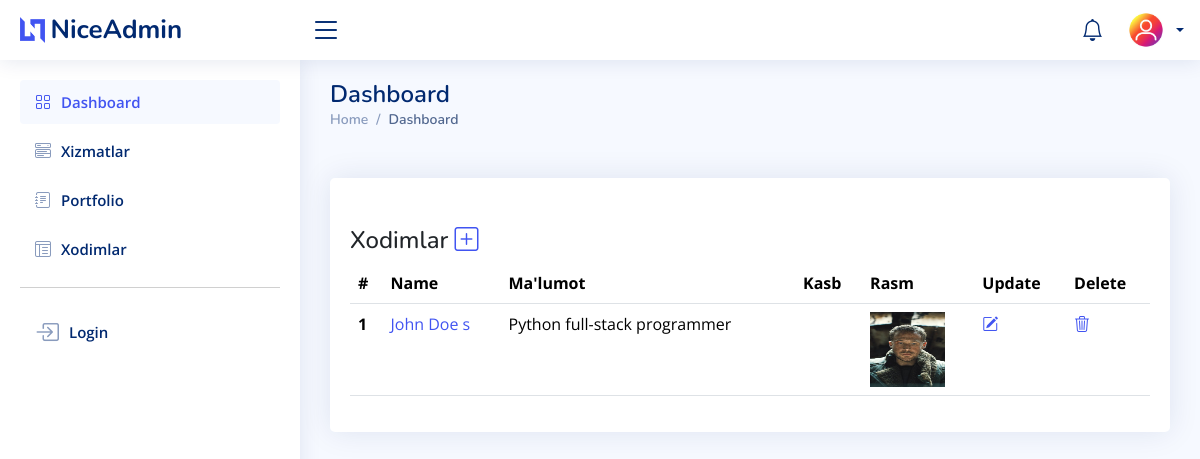
Page /dashboard/staff/list/ (signed in) on the committed database.
### users/models.py (models this page shows, shortened)
class User(AbstractUser):
    profile_image = models.ImageField(upload_to='profile_pics', default="default_profile_pic.jpg")
    @property
    def full_name(self):
        return f'{self.first_name} {self.last_name}'

### dashboard/models.py (models this page shows, shortened)
class Staff(models.Model):
    full_name = models.CharField(max_length=100)
    specialty = models.CharField(max_length=100)
    bio = models.TextField()
    image = models.ImageField(upload_to='staff/')
    twitter = models.URLField(max_length=255)
    facebook = models.URLField(max_length=255)
    instagram = models.URLField(max_length=255)
    linkedin = models.URLField(max_length=255)

### dashboard/views.py (the view)
# urls.py: path('staff/list/', StaffListView.as_view(), name='staff-list'),
class StaffListView(View):
    def get(self, request):
        staff = Staff.objects.all()
        context = {'staff': staff}
        return render(request, 'dashboard/staff/staff_list.html', context)

### templates/dashboard/staff/staff_list.html
{% extends 'dashboard/index.html' %}
{% block content %}
    <div class="card mt-xl-5">
            <div class="card-body mt-xl-5">
            <h4>Xodimlar <a href="{% url 'dashboard:staff-create' %}"><i class="bi bi-plus-square"></i></a></h4>
              <table class="table">
                <thead>
                  <tr>
                    <th scope="col">#</th>
                    <th scope="col">Name</th>
                    <th scope="col">Ma'lumot</th>
                    <th scope="col">Kasb</th>
                    <th scope="col">Rasm</th>
                    <th scope="col">Update</th>
                    <th scope="col">Delete</th>
                  </tr>
                </thead>
                <tbody>
                {% for person in staff %}
                  <tr>
                    <th scope="row">{{ forloop.counter }}</th>
                    <td><a href="{% url 'dashboard:services-detail' person.id %}">{{ person.full_name }}</a></td>
                    <td>{{ person.bio | truncatechars:50 }}</td>
                    <td>{{ person.speciality }}</td>
                    <td><img width="75" height="75" src="{{ person.image.url }}" alt=""></td>
                      <td><a href="{% url 'dashboard:staff-update' person.id %}"><i class="bi bi-pencil-square"></i></a></td>
                      <td><a href="{% url 'dashboard:staff-delete' person.id %}"><i class="bi bi-trash3"></i></a></td>
                  </tr>
                {% endfor %}
                </tbody>
              </table>
            </div>
          </div>
{% endblock %}

### templates/dashboard/index.html (shortened to what this page needs)
{% load static %}
<!DOCTYPE html>
<html lang="en">
<head>
  <link href="{% static 'dashboard/assets/vendor/bootstrap/css/bootstrap.min.css' %}" rel="stylesheet">
  <link href="{% static 'dashboard/assets/vendor/bootstrap-icons/bootstrap-icons.css' %}" rel="stylesheet">
  <link href="{% static 'dashboard/assets/vendor/boxicons/css/boxicons.min.css' %}" rel="stylesheet">
  <link href="{% static 'dashboard/assets/vendor/quill/quill.snow.css' %}" rel="stylesheet">
  <link href="{% static 'dashboard/assets/vendor/quill/quill.bubble.css' %}" rel="stylesheet">
  <link href="{% static 'dashboard/assets/vendor/remixicon/remixicon.css' %}" rel="stylesheet">
  <link href="{% static 'dashboard/assets/vendor/simple-datatables/style.css' %}" rel="stylesheet">
  <link href="{% static 'dashboard/assets/css/style.css' %}" rel="stylesheet">
</head>
<body>
  <header id="header" class="header fixed-top d-flex align-items-center">
    <div class="d-flex align-items-center justify-content-between">
      <a href="{% url 'dashboard:home' %}" class="logo d-flex align-items-center">
        <img src="{% static 'dashboard/assets/img/logo.png' %}" alt="">
        <span class="d-none d-lg-block">NiceAdmin</span>
      </a>
      <i class="bi bi-list toggle-sidebar-btn"></i>
    </div>
    <nav class="header-nav ms-auto">
      <ul class="d-flex align-items-center">
        <li class="nav-item d-block ">
          <a class="nav-link nav-icon" href="{% url 'users:contact-list' %}" >
            <i class="bi bi-bell"></i>
          </a>
        </li>
        <li class="nav-item dropdown">
        <li class="nav-item dropdown pe-3">
          <a class="nav-link nav-profile d-flex align-items-center pe-0" href="#" data-bs-toggle="dropdown">
            <img src="{{ request.user.profile_image.url }}" alt="Profile" class="rounded-circle">
            <span class="d-none d-md-block dropdown-toggle ps-2">{{ request.user.full_name }}</span>
          </a>
        </li>
      </ul>
    </nav>
  </header>
  <aside id="sidebar" class="sidebar">
    <ul class="sidebar-nav" id="sidebar-nav">
      <li class="nav-item">
        <a class="nav-link " href="{% url 'dashboard:home' %}">
          <i class="bi bi-grid"></i>
          <span>Dashboard</span>
        </a>
      </li>
      <li class="nav-item">
        <a class="nav-link collapsed" data-bs-target="#components-nav"  href="{% url 'dashboard:services-list' %}">
          <i class="bi bi-menu-button-wide"></i><span>Xizmatlar</span>
        </a>
      </li>
      <li class="nav-item">
        <a class="nav-link collapsed" data-bs-target="#forms-nav"  href="{% url 'dashboard:portfolio-list' %}">
          <i class="bi bi-journal-text"></i><span>Portfolio</span>
        </a>
      </li>
      <li class="nav-item">
        <a class="nav-link collapsed" data-bs-target="#tables-nav" href="{% url 'dashboard:staff-list' %}">
          <i class="bi bi-layout-text-window-reverse"></i><span>Xodimlar</span>
        </a>
      </li>
      <hr>
      <li class="nav-item">
        <a class="nav-link collapsed" href="{% url 'dashboard:login' %}">
         <i class="bi bi-box-arrow-in-right fs-4"></i>
          <span>Login</span>
        </a>
      </li>
    </ul>
  </aside>
  <main id="main" class="main">
    <div class="pagetitle">
      <h1>Dashboard</h1>
      <nav>
        <ol class="breadcrumb">
          <li class="breadcrumb-item"><a href="{% url 'dashboard:home' %}">Home</a></li>
          <li class="breadcrumb-item active">Dashboard</li>
        </ol>
      </nav>
    </div>
      {% block content %}
      {% endblock %}
  </main>
</body>
</html>

### static/dashboard/assets/css/style.css (style rules this page uses)
:root { scroll-behavior: smooth; }
body { font-family: "Open Sans", sans-serif; background: #f6f9ff; color: #444444; }
a { color: #4154f1; text-decoration: none; }
h1, h2, h3, h4, h5, h6 { font-family: "Nunito", sans-serif; }
#main { margin-top: 60px; padding: 20px 30px; transition: all 0.3s; }
.pagetitle { margin-bottom: 10px; }
.pagetitle h1 { font-size: 24px; margin-bottom: 0; font-weight: 600; color: #012970; }
.card { margin-bottom: 30px; border: none; border-radius: 5px; box-shadow: 0px 0 30px rgba(1, 41, 112, 0.1); }
.card-body { padding: 0 20px 20px 20px; }
.breadcrumb { font-size: 14px; font-family: "Nunito", sans-serif; color: #899bbd; font-weight: 600; }
.breadcrumb a { color: #899bbd; transition: 0.3s; }
.breadcrumb .breadcrumb-item::before { color: #899bbd; }
.breadcrumb .active { color: #51678f; font-weight: 600; }
.logo { line-height: 1; }
@media (min-width: 1200px) { .logo { width: 280px; } }
.logo img { max-height: 26px; margin-right: 6px; }
.logo span { font-size: 26px; font-weight: 700; color: #012970; font-family: "Nunito", sans-serif; }
.header { transition: all 0.5s; z-index: 997; height: 60px; box-shadow: 0px 2px 20px rgba(1, 41, 112, 0.1); background-color: #fff; padding-left: 20px; }
.header .toggle-sidebar-btn { font-size: 32px; padding-left: 10px; cursor: pointer; color: #012970; }
.header-nav ul { list-style: none; }
.header-nav>ul { margin: 0; padding: 0; }
.header-nav .nav-icon { font-size: 22px; color: #012970; margin-right: 25px; position: relative; }
.header-nav .nav-profile { color: #012970; }
.header-nav .nav-profile img { max-height: 36px; }
.header-nav .nav-profile span { font-size: 14px; font-weight: 600; }
.sidebar { position: fixed; top: 60px; left: 0; bottom: 0; width: 300px; z-index: 996; transition: all 0.3s; padding: 20px; overflow-y: auto; scrollbar-width: thin; scrollbar-color: #aab7cf transparent; box-shadow: 0px 0px 20px rgba(1, 41, 112, 0.1); background-color: #fff; }
@media (min-width: 1200px) { #main, #footer { margin-left: 300px; } }
.sidebar-nav { padding: 0; margin: 0; list-style: none; }
.sidebar-nav li { padding: 0; margin: 0; list-style: none; }
.sidebar-nav .nav-item { margin-bottom: 5px; }
.sidebar-nav .nav-link { display: flex; align-items: center; font-size: 15px; font-weight: 600; color: #4154f1; transition: 0.3; background: #f6f9ff; padding: 10px 15px; border-radius: 4px; }
.sidebar-nav .nav-link i { font-size: 16px; margin-right: 10px; color: #4154f1; }
.sidebar-nav .nav-link.collapsed { color: #012970; background: #fff; }
.sidebar-nav .nav-link.collapsed i { color: #899bbd; }

### rows in the picture
User: user.profile_image (placeholder picture)
Staff: full_name "John Doe s", bio "Python full-stack programmer", image (picture)
